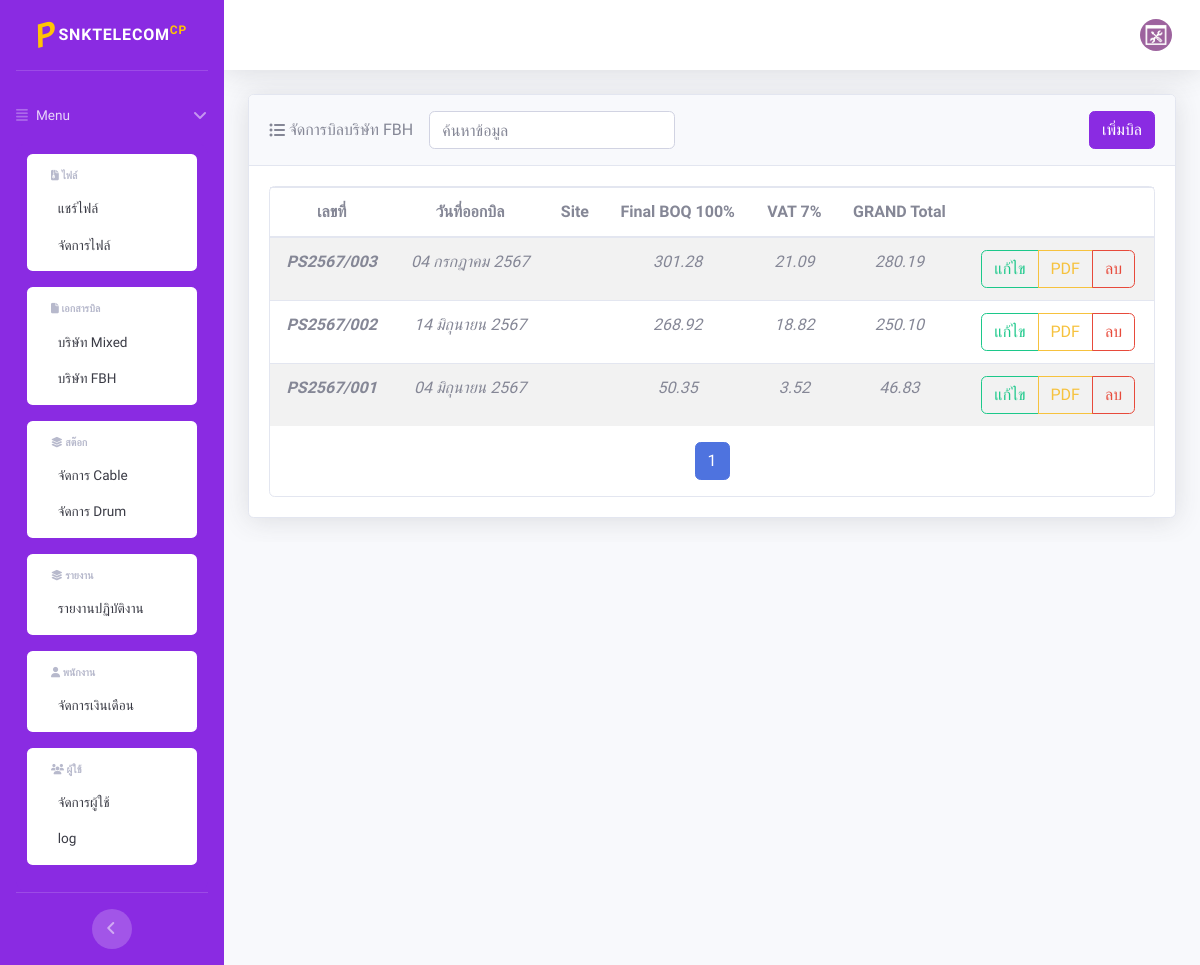
The page /index.php?page=bill/list_fbh (signed in) on the database as committed earlier.
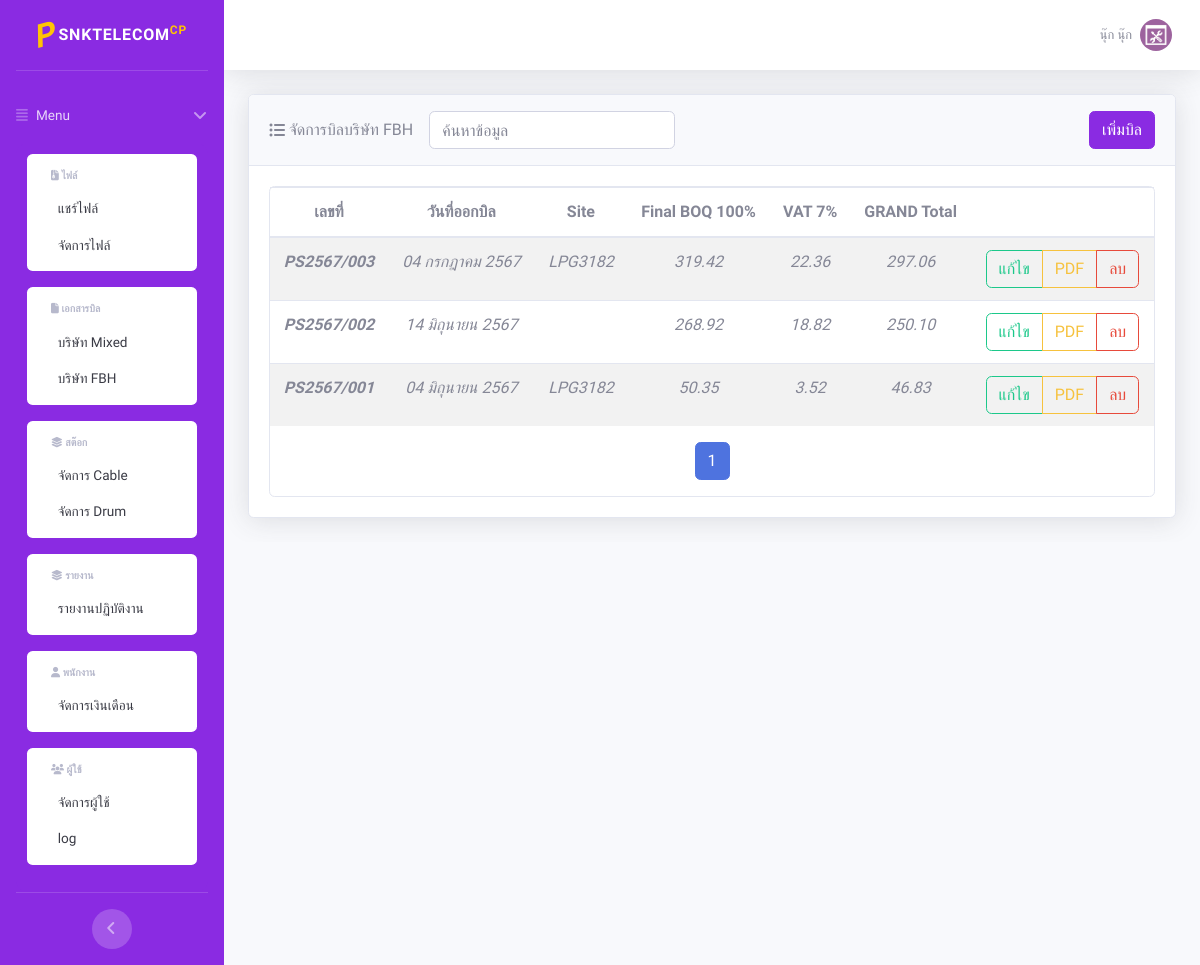
The same page on the database as committed later.
### tables this page shows
CREATE TABLE `bill` (
  `bill_id` varchar(20) NOT NULL,
  `bill_date` date NOT NULL,
  `bill_date_product` date NOT NULL,
  `bill_payment` varchar(100) NOT NULL,
  `bill_due_date` date NOT NULL,
  `bill_refer` varchar(100) NOT NULL,
  `bill_site` varchar(100) NOT NULL,
  `bill_pr` varchar(100) NOT NULL,
  `bill_work_no` varchar(100) NOT NULL,
  `bill_project` varchar(100) NOT NULL,
  `list_num` int(3) NOT NULL,
  `total_amount` double(10,2) NOT NULL,
  `vat` double(9,2) NOT NULL,
  `withholding` double(9,2) NOT NULL,
  `grand_total` double(10,2) NOT NULL,
  `bill_company` varchar(50) NOT NULL,
  `employee_id` int(4) NOT NULL
);

CREATE TABLE `users` (
  `user_id` int(4) NOT NULL,
  `username` varchar(100) NOT NULL,
  `passW` varchar(100) DEFAULT NULL,
  `lv` char(1) NOT NULL DEFAULT '1' COMMENT '0=admin,1=เจ้าของ,2=พนักงานเอกสาร,3=พนักงานปฏิบัติงาน',
  `status` char(1) NOT NULL DEFAULT '1' COMMENT '1=ใช้งาน,0=แบน',
  `users_date` timestamp NOT NULL DEFAULT current_timestamp() ON UPDATE current_timestamp(),
  `employee_id` int(4) NOT NULL
);

CREATE TABLE `employee` (
  `employee_id` int(4) NOT NULL,
  `employee_name` varchar(100) NOT NULL,
  `employee_lastname` varchar(100) NOT NULL,
  `employee_age` int(2) NOT NULL,
  `employee_phone` varchar(10) NOT NULL,
  `employee_salary` double(8,2) NOT NULL,
  `employee_email` varchar(100) NOT NULL,
  `employee_position` int(1) NOT NULL,
  `employee_date` timestamp NOT NULL DEFAULT current_timestamp() ON UPDATE current_timestamp()
);

### bill/list_fbh.php (the view, shortened to what the changed rows need)
<div class="container-fluid">
  <div class="card shadow mb-4">
    <div class="card-body">
      <div class="card border h-100">
        <table class="table table-striped">
          <thead>
            <tr>
              <th scope="col">เลขที่</th>
              <th scope="col">วันที่ออกบิล</th>
              <th scope="col">Site</th>
              <th scope="col">Final BOQ 100%</th>
              <th scope="col">VAT 7%</th>
              <th scope="col">GRAND Total</th>
              <th scope="col"> </th>
            </tr>
          </thead>
          <tbody>
            <?php
            include('connect.php');
            $strsql = "SELECT * FROM bill WHERE bill_company = 'FBH' ORDER BY bill_id DESC";
            try {
              $stmt = $con->prepare($strsql);
              $stmt->execute();
              $result = $stmt->fetchAll(PDO::FETCH_ASSOC);
              if (count($result) > 0) {
                foreach ($result as $rs) {
            ?>
                  <tr>
                    <th scope="row"><i class="to_file"><?php echo $rs['bill_id']; ?></i></th>
                    <td><i class="to_file">
                        <?php
                        $timestamp = strtotime($rs['bill_date']);
                        $thai_month = array(
                          1 => "มกราคม", 2 => "กุมภาพันธ์", 3 => "มีนาคม",
                          4 => "เมษายน", 5 => "พฤษภาคม", 6 => "มิถุนายน",
                          7 => "กรกฎาคม", 8 => "สิงหาคม", 9 => "กันยายน",
                          10 => "ตุลาคม", 11 => "พฤศจิกายน", 12 => "ธันวาคม"
                        );
                        $thai_month_num = date('n', $timestamp);
                        echo date('d', $timestamp) . ' ' . $thai_month[$thai_month_num] . ' ' . date('Y', $timestamp);
                        ?></i>
                    </td>
                    <td><i class="to_file"><?php echo $rs['bill_site']; ?></i></td>
                    <td><i class="to_file"><?php echo number_format($rs['total_amount'], 2); ?></td>
                    <td><i class="to_file"><?php echo number_format($rs['vat'], 2); ?></i></td>
                    <td><i class="to_file"><?php echo number_format($rs['grand_total'], 2); ?></i></td>
                    <td>
                      <div class="btn-group" role="group" aria-label="Basic example">
                        <button type="button" class="btn btn-outline-success" onclick="openEditModal('<?php echo $rs['bill_id']; ?>')">แก้ไข</button>
                        <button type="button" class="btn btn-outline-warning" onclick="openDocumentModal('<?php echo $rs['bill_id']; ?>')">PDF</button>
                        <button type="button" class="btn btn-outline-danger" onclick="confirmDelete('<?php echo $rs['bill_id']; ?>')">ลบ</button>
                      </div>
                    </td>
                  </tr>
            <?php
                }
              } else {
                echo "<tr><td colspan='7'>ไม่พบข้อมูล</td></tr>";
              }
            } catch (PDOException $e) {
              echo "Error in SQL query: " . $e->getMessage();
            }
            ?>
          </tbody>
        </table>
      </div>
    </div>
  </div>
</div>

### footer.php (shortened to what the changed rows need)
<?php
include("connect.php");
$users_id = $_SESSION['user_id'];
try {
  $con->setAttribute(PDO::ATTR_ERRMODE, PDO::ERRMODE_EXCEPTION);
  $sql = "SELECT users.*, employee.employee_name, employee.employee_lastname
        FROM users
        INNER JOIN employee ON users.employee_id = employee.employee_id
        WHERE users.user_id = :user_id";
  $stmt = $con->prepare($sql);
  $stmt->bindParam(':user_id', $users_id, PDO::PARAM_INT);
  $stmt->execute();
  $row = $stmt->fetch(PDO::FETCH_ASSOC);
} catch (PDOException $e) {
  die("Could not connect to the database $dbname :" . $e->getMessage());
}
?>
<nav class="navbar navbar-expand navbar-light bg-white topbar mb-4 static-top shadow">
  <ul class="navbar-nav ml-auto">
    <li class="nav-item dropdown no-arrow">
      <a class="nav-link dropdown-toggle" href="#" id="userDropdown" role="button" data-toggle="dropdown" aria-haspopup="true" aria-expanded="false">
        <span class="mr-2 d-none d-lg-inline text-gray-600 small "><?php echo $row['employee_name'] . ' ' . $row['employee_lastname']; ?></span>
        <img class="img-profile rounded-circle" src="img/picture.png">
      </a>
    </li>
  </ul>
</nav>

Rows that differ between the two databases and show on the page:
now on this page (row edited): users: employee.employee_name "นุ๊ก", employee.employee_lastname "นุ๊ก"
changed bill "PS2567/003": bill_site (not shown) → "LPG3182"; total_amount "301.28" → "319.42"; vat "21.09" → "22.36"; grand_total "280.19" → "297.06"
changed bill "PS2567/001": bill_site (not shown) → "LPG3182"
